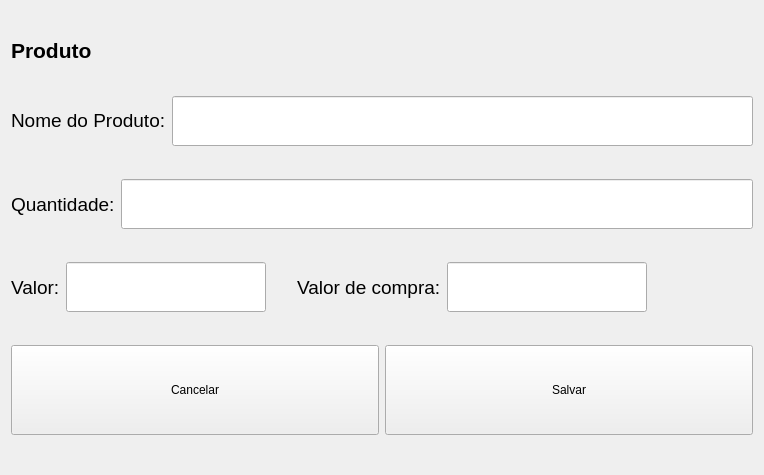
<?xml version="1.0" encoding="UTF-8"?>
<ui version="4.0">
 <class>Form</class>
 <widget class="QWidget" name="Form">
  <property name="geometry">
   <rect>
    <x>0</x>
    <y>0</y>
    <width>764</width>
    <height>475</height>
   </rect>
  </property>
  <property name="windowTitle">
   <string>Form</string>
  </property>
  <layout class="QVBoxLayout" name="verticalLayout">
   <item>
    <widget class="QLabel" name="label_5">
     <property name="sizePolicy">
      <sizepolicy hsizetype="Preferred" vsizetype="Fixed">
       <horstretch>0</horstretch>
       <verstretch>0</verstretch>
      </sizepolicy>
     </property>
     <property name="font">
      <font>
       <pointsize>16</pointsize>
       <weight>75</weight>
       <bold>true</bold>
      </font>
     </property>
     <property name="text">
      <string>Produto</string>
     </property>
    </widget>
   </item>
   <item>
    <layout class="QHBoxLayout" name="horizontalLayout_4">
     <item>
      <widget class="QLabel" name="label">
       <property name="sizePolicy">
        <sizepolicy hsizetype="Preferred" vsizetype="Fixed">
         <horstretch>0</horstretch>
         <verstretch>0</verstretch>
        </sizepolicy>
       </property>
       <property name="font">
        <font>
         <pointsize>14</pointsize>
        </font>
       </property>
       <property name="text">
        <string>Nome do Produto:</string>
       </property>
      </widget>
     </item>
     <item>
      <widget class="QLineEdit" name="lineEdit">
       <property name="minimumSize">
        <size>
         <width>0</width>
         <height>50</height>
        </size>
       </property>
       <property name="font">
        <font>
         <pointsize>12</pointsize>
        </font>
       </property>
      </widget>
     </item>
    </layout>
   </item>
   <item>
    <layout class="QHBoxLayout" name="horizontalLayout_3">
     <item>
      <widget class="QLabel" name="label_2">
       <property name="font">
        <font>
         <pointsize>14</pointsize>
        </font>
       </property>
       <property name="text">
        <string>Quantidade:</string>
       </property>
      </widget>
     </item>
     <item>
      <widget class="QLineEdit" name="lineEdit_2">
       <property name="minimumSize">
        <size>
         <width>0</width>
         <height>50</height>
        </size>
       </property>
       <property name="font">
        <font>
         <pointsize>12</pointsize>
        </font>
       </property>
      </widget>
     </item>
    </layout>
   </item>
   <item>
    <layout class="QHBoxLayout" name="horizontalLayout_6">
     <item>
      <layout class="QHBoxLayout" name="horizontalLayout">
       <item>
        <layout class="QHBoxLayout" name="horizontalLayout_2">
         <item>
          <widget class="QLabel" name="label_3">
           <property name="sizePolicy">
            <sizepolicy hsizetype="Fixed" vsizetype="Preferred">
             <horstretch>0</horstretch>
             <verstretch>0</verstretch>
            </sizepolicy>
           </property>
           <property name="minimumSize">
            <size>
             <width>0</width>
             <height>0</height>
            </size>
           </property>
           <property name="maximumSize">
            <size>
             <width>16777215</width>
             <height>16777215</height>
            </size>
           </property>
           <property name="font">
            <font>
             <pointsize>14</pointsize>
            </font>
           </property>
           <property name="text">
            <string>Valor:</string>
           </property>
          </widget>
         </item>
         <item>
          <widget class="QLineEdit" name="lineEdit_3">
           <property name="sizePolicy">
            <sizepolicy hsizetype="Fixed" vsizetype="Fixed">
             <horstretch>0</horstretch>
             <verstretch>0</verstretch>
            </sizepolicy>
           </property>
           <property name="minimumSize">
            <size>
             <width>200</width>
             <height>50</height>
            </size>
           </property>
           <property name="maximumSize">
            <size>
             <width>100</width>
             <height>16777215</height>
            </size>
           </property>
           <property name="font">
            <font>
             <pointsize>12</pointsize>
            </font>
           </property>
           <property name="alignment">
            <set>Qt::AlignRight|Qt::AlignTrailing|Qt::AlignVCenter</set>
           </property>
          </widget>
         </item>
         <item>
          <spacer name="horizontalSpacer">
           <property name="orientation">
            <enum>Qt::Horizontal</enum>
           </property>
           <property name="sizeType">
            <enum>QSizePolicy::Expanding</enum>
           </property>
           <property name="sizeHint" stdset="0">
            <size>
             <width>25</width>
             <height>20</height>
            </size>
           </property>
          </spacer>
         </item>
        </layout>
       </item>
       <item>
        <widget class="QLabel" name="label_4">
         <property name="font">
          <font>
           <pointsize>14</pointsize>
          </font>
         </property>
         <property name="text">
          <string>Valor de compra:</string>
         </property>
        </widget>
       </item>
       <item>
        <widget class="QLineEdit" name="lineEdit_4">
         <property name="sizePolicy">
          <sizepolicy hsizetype="Fixed" vsizetype="Fixed">
           <horstretch>0</horstretch>
           <verstretch>0</verstretch>
          </sizepolicy>
         </property>
         <property name="minimumSize">
          <size>
           <width>200</width>
           <height>50</height>
          </size>
         </property>
         <property name="font">
          <font>
           <pointsize>12</pointsize>
          </font>
         </property>
        </widget>
       </item>
       <item>
        <spacer name="horizontalSpacer_2">
         <property name="orientation">
          <enum>Qt::Horizontal</enum>
         </property>
         <property name="sizeHint" stdset="0">
          <size>
           <width>40</width>
           <height>20</height>
          </size>
         </property>
        </spacer>
       </item>
      </layout>
     </item>
    </layout>
   </item>
   <item>
    <layout class="QHBoxLayout" name="horizontalLayout_5">
     <item>
      <widget class="QPushButton" name="pushButton">
       <property name="minimumSize">
        <size>
         <width>0</width>
         <height>90</height>
        </size>
       </property>
       <property name="text">
        <string>Cancelar</string>
       </property>
      </widget>
     </item>
     <item>
      <widget class="QPushButton" name="pushButton_2">
       <property name="minimumSize">
        <size>
         <width>0</width>
         <height>90</height>
        </size>
       </property>
       <property name="text">
        <string>Salvar</string>
       </property>
      </widget>
     </item>
    </layout>
   </item>
  </layout>
 </widget>
 <resources/>
 <connections/>
</ui>
